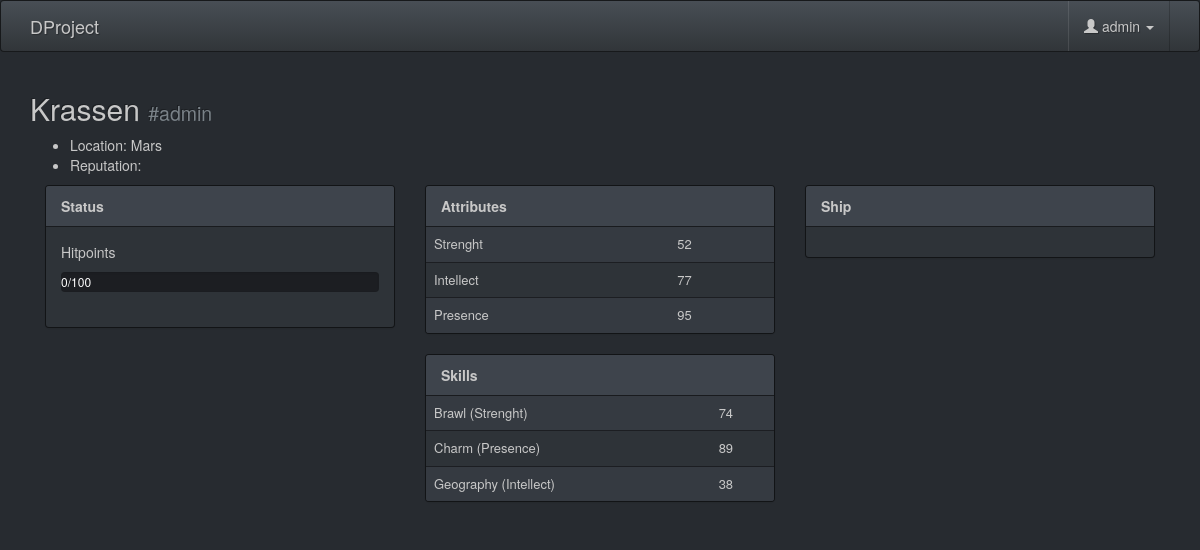
Screenshot of /character/1/ (signed in) with the database file from the repository.
### character/models.py (models this page shows, shortened)
class Character(models.Model):
    name = models.CharField(max_length=20)
    user = models.ForeignKey(User, on_delete=models.CASCADE)
    max_hitpoints = models.IntegerField(default=100)
    current_hitpoints = models.IntegerField(default=0)
    fame = models.IntegerField(default=0)
    currentposition = models.ForeignKey(Planet, on_delete=models.CASCADE)
    attributes = models.ManyToManyField(Attribute, through='CharacterAttribute')
    skills = models.ManyToManyField(Skill, through='CharacterSkill')

class CharacterAttribute(models.Model):
    character = models.ForeignKey(Character)
    attribute = models.ForeignKey(Attribute)
    value = models.IntegerField(default=0)

class Attribute(models.Model):
    name = models.CharField(max_length=20)
    description = models.TextField(max_length=200, default=" ")

class CharacterSkill(models.Model):
    character = models.ForeignKey(Character)
    skill = models.ForeignKey(Skill)
    value = models.IntegerField(default=0)

class Skill(models.Model):
    name = models.CharField(max_length=20)
    description = models.TextField(max_length=200, default=" ")
    attribute = models.ForeignKey(Attribute)

### universe/models.py (models this page shows)
class Planet(models.Model):
    name = models.CharField(max_length=20)
    description = models.TextField(max_length=200, default=" ")
    faction = models.ForeignKey(Faction, on_delete=models.CASCADE)
    star = models.ForeignKey(Star, on_delete=models.CASCADE)
    TINY = 'TY'
    SMALL = 'SM'
    MEDIUM = 'ME'
    LARGE = 'LA'
    COLOSSAL = 'CO'
    PLANET_SIZES_CHOICES = (
        (TINY, 'Tiny'),
        (SMALL, 'Small'),
        (MEDIUM, 'Medium'),
        (LARGE, 'Large'),
        (COLOSSAL, 'Colossal'),
    )
    size = models.CharField(
        max_length=20,
        choices=PLANET_SIZES_CHOICES,
        default=MEDIUM,
    )
    def __str__(self):
        return self.name

### character/views.py (the view)
# urls.py: url(r'^(?P<character_id>[0-9]+)/$', views.detail, name='detail'),
@login_required(login_url="login/")
def detail(request, character_id):
    character = get_object_or_404(Character, pk=character_id)
    return render(request, "character.html", {'character': character, 'hitpointspercent' : character.current_hitpoints * 100 / character.max_hitpoints })

### templates/character.html (shortened to what this page needs)
{% extends 'base.html' %}
{% block content %}
<div class="container">
<h2>{{ character.name}} <small>#{{ character.user.username}}</small></h2>
<ul>
  <li>Location: {{ character.currentposition}}</li>
  <li>Reputation: {{ character.reputation }}</li>
</ul>
</div>
<div class="container">
  <div class="col-md-4">
   <div class="panel panel-default">
     <div class="panel-heading"><strong>Status</strong></div>
     <div class="panel-body">
       <p>Hitpoints</p>
       <div class="progress">
        <div class="progress-bar" role="progressbar" aria-valuenow="80"
        aria-valuemin="0" aria-valuemax="100" style="width:{{ hitpointspercent }}%">
          {{ character.current_hitpoints }}/{{ character.max_hitpoints }}
        </div>
      </div>
    </div>
   </div>
  </div>
  <div class="col-md-4">
    <div class="panel panel-default">
      <div class="panel-heading"><strong>Attributes</strong></div>
      <table class="table table-striped table-responsive">
        {% for characterattribute in character.characterattribute_set.all %}
        <tr>
          <td>{{ characterattribute.attribute.name }}</td>
          <td>{{ characterattribute.value }}</td>
        </tr>
        {% endfor %}
      </table>
    </div>
      <div class="panel panel-default">
        <div class="panel-heading"><strong>Skills</strong></div>
        <table class="table table-striped table-responsive">
          {% for characterskill in character.characterskill_set.all %}
          <tr>
            <td>{{ characterskill.skill.name }} ({{ characterskill.skill.attribute.name }})</td>
            <td>{{ characterskill.value }}</td>
          </tr>
          {% endfor %}
        </table>
      </div>
    </div>
    <div class="col-md-4">
      <div class="panel panel-default">
        <div class="panel-heading"><strong>Ship</strong></div>
        <div class="panel-body"></div>
    </div>
  </div>
</div>
{% endblock %}

### templates/base.html (shortened to what this page needs)
{% load staticfiles %}
<!DOCTYPE html>
<html>
    <head>
                <link href="{% static 'css/bootstrap.min.css' %}" rel="stylesheet">
                <link href="{% static 'css/custom.css' %}" rel="stylesheet">
                </head>
                <body>
                    <nav class="navbar navbar-default">
                        <div class="container">
                            <div class="navbar-header">
                                <a class="navbar-brand" href="#">DProject</a>
                            </div>
                            <div class="collapse navbar-collapse" id="bs-example-navbar-collapse-1">
                                <ul class="nav navbar-nav navbar-right">
                                    <li class="dropdown">
                                        <a href="#" class="dropdown-toggle" data-toggle="dropdown" role="button" aria-expanded="false"><span class="glyphicon glyphicon-user"></span> {{user.username}}
                                            <span class="caret"></span>
                                        </a>
                                    </li>
                                </ul>
                            </div>
                        </div>
                    </nav>
                {% block content %}
                {% endblock %}
            </body>
        </html>

### static/css/custom.css (style rules this page uses)
table { font-size: small; }

### rows the page displays
Character: name "Krassen", user.username "admin", currentposition "Mars", current_hitpoints "0", max_hitpoints "100"
CharacterAttribute: attribute.name "Strenght", value "52"
CharacterAttribute: attribute.name "Intellect", value "77"
CharacterAttribute: attribute.name "Presence", value "95"
CharacterSkill: skill.name "Brawl", skill.attribute.name "Strenght", value "74"
CharacterSkill: skill.name "Charm", skill.attribute.name "Presence", value "89"
CharacterSkill: skill.name "Geography", skill.attribute.name "Intellect", value "38"

### other values shown
{{ user.username }} "admin"
